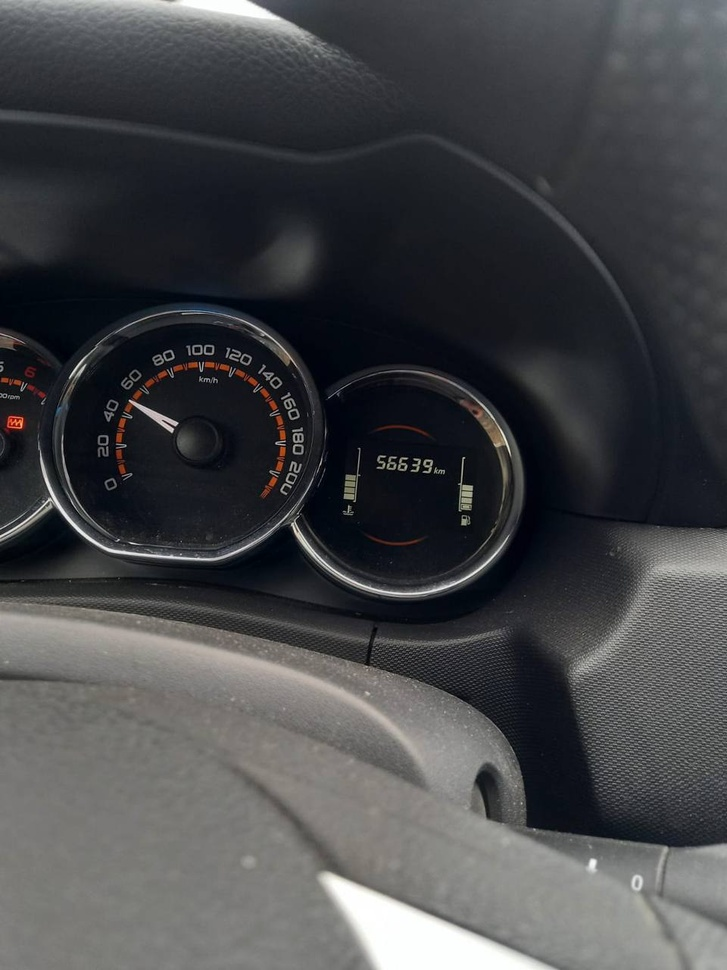
#> input picture IMAGE 2025-09-23 16:59:39.jpg, 727 x 970 px, shrunk from 960 x 1280 before the run
$ python -i extract_panel.py   (imports and definitions only)
#> lines starting #> are read from the running program, lines starting #| are printed output that depends on the picture; after the words box and inside, x2 and y2 are one past the last pixel; in counts of white or black regions, pixels touching at a corner belong together
#> further down, picture is the input picture: shape (970, 727, 3); mean B, G, R 72.9, 70.4, 69.4
from dataclasses import dataclass
import os
import io
import numpy as np
import cv2
import pytesseract
from PIL import Image


@dataclass
class PanelReading:
    odometer_km: int | None
    fuel_bars: int | None
    confidence: float


# [8 lines left out: function _get_env_tuple, not called in this run]


def _prep_gray(image: np.ndarray) -> np.ndarray:
    if image.ndim == 3:
        gray = cv2.cvtColor(image, cv2.COLOR_BGR2GRAY)
    else:
        gray = image
    return gray


def _ocr_digits(img: np.ndarray) -> tuple[int | None, float]:
    gray = _prep_gray(img)
    clahe = cv2.createCLAHE(clipLimit=2.0, tileGridSize=(8, 8))
    gray = clahe.apply(gray)
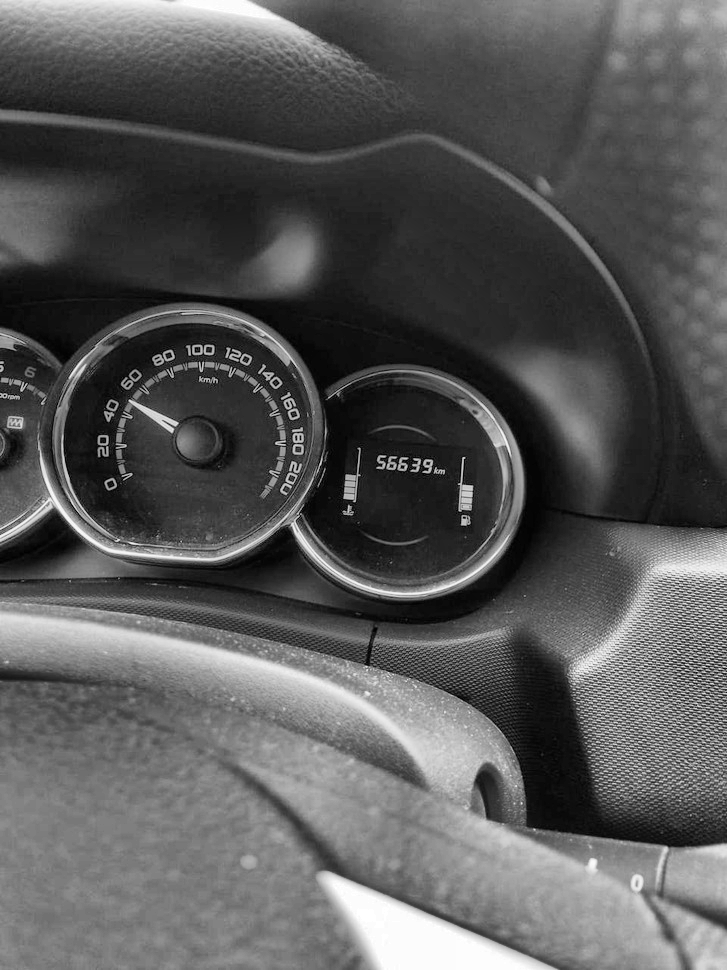
#> gray: shape (970, 727); min 0, max 255, mean 88.8
    _, th = cv2.threshold(gray, 0, 255, cv2.THRESH_BINARY + cv2.THRESH_OTSU)
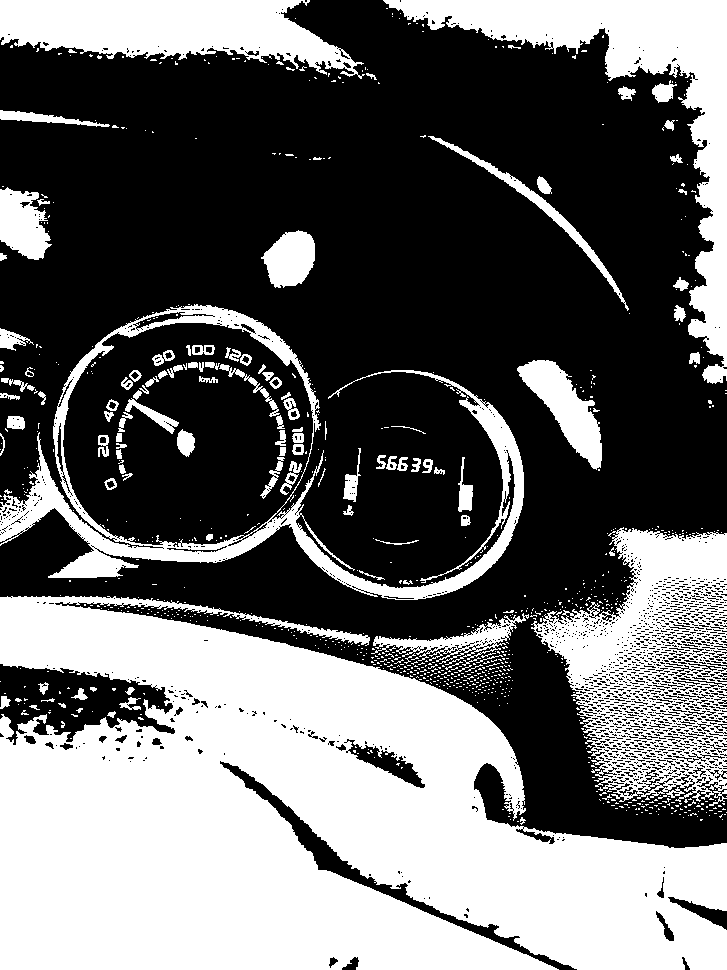
#> th: shape (970, 727); 41.7% white; 924 white regions (811 under 20 px), largest, box (x1, y1, x2, y2) and area: (0, 596, 727, 970) 180087, (531, 527, 727, 806) 27580, (383, 0, 727, 384) 24642

    config = f"--psm {os.getenv('OCR_PSM','7')} -c tessedit_char_whitelist=0123456789"
    lang = os.getenv('OCR_LANG', 'eng')
    if os.getenv('TESSERACT_CMD'):
        pytesseract.pytesseract.tesseract_cmd = os.getenv('TESSERACT_CMD')

    pil_img = Image.fromarray(th)
#> (the run stopped early here; a loop or call above may not have finished)

$ run again, on IMAGE 2025-09-23 17:02:14.jpg
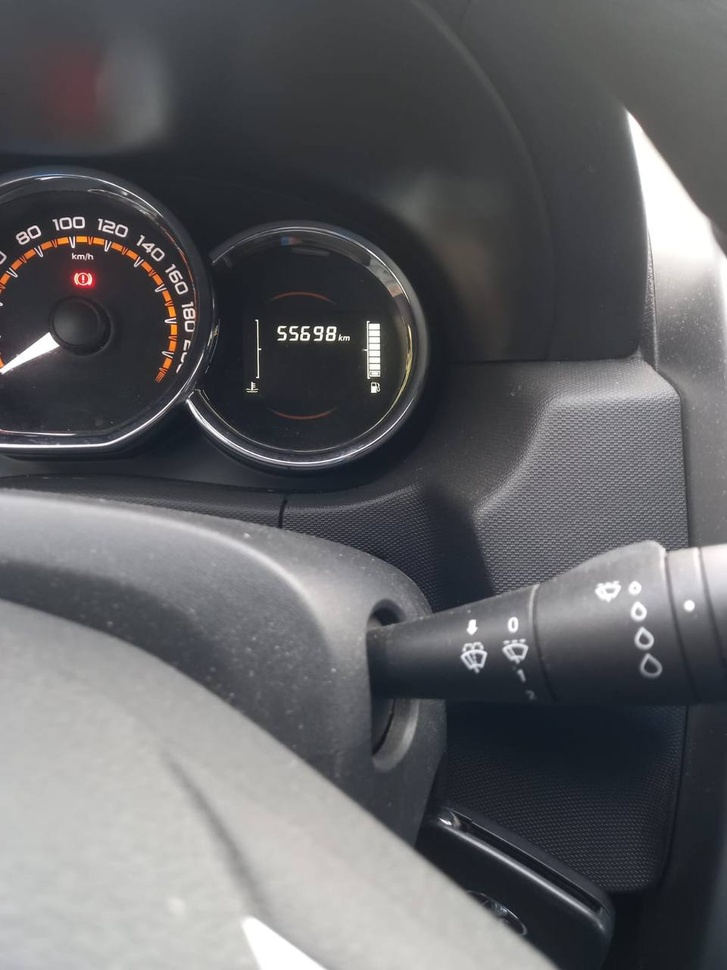
#> input picture IMAGE 2025-09-23 17:02:14.jpg, 727 x 970 px, shrunk from 960 x 1280 before the run
#> picture is the input picture: shape (970, 727, 3); mean B, G, R 100.3, 97.4, 97
#> in _ocr_digits, `gray = clahe.apply(gray)`:
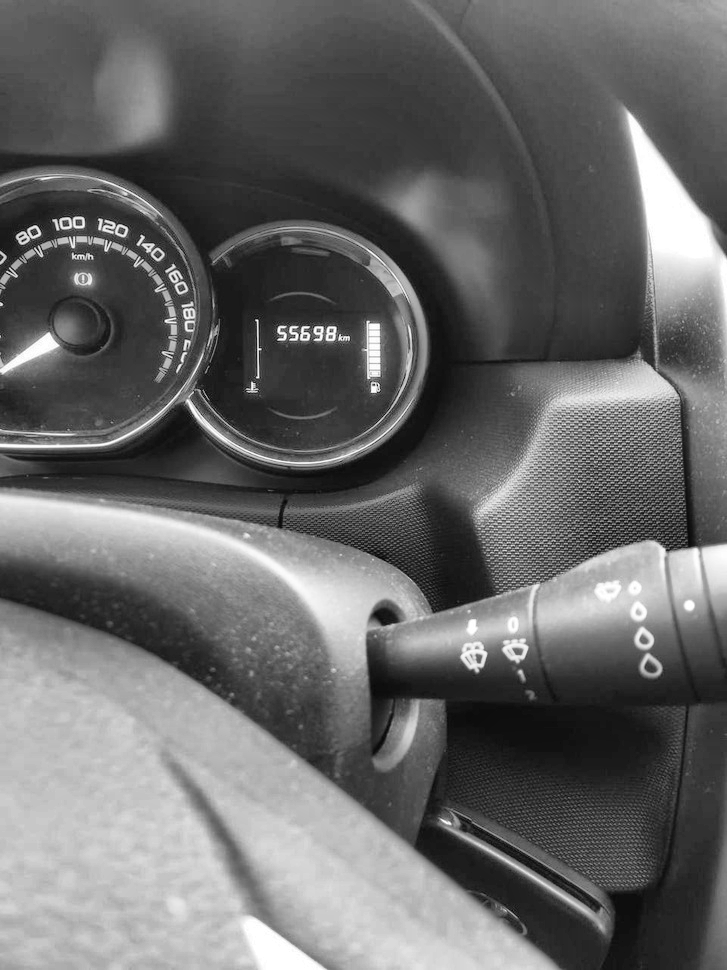
#> gray: shape (970, 727); min 6, max 255, mean 104.5
#> in _ocr_digits, `_, th = cv2.threshold(gray, 0, 255, cv2.THRESH_BINARY + cv2.THRESH_OTSU)`:
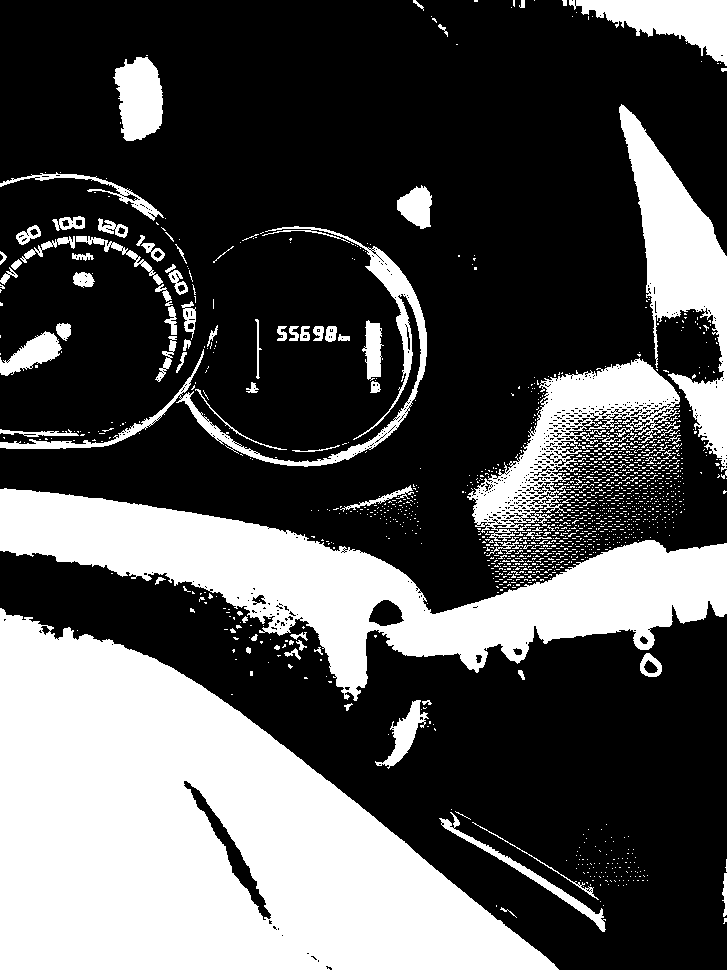
#> th: shape (970, 727); 32.9% white; 1513 white regions (1418 under 20 px), largest, box (x1, y1, x2, y2) and area: (0, 608, 559, 970) 116439, (0, 488, 727, 701) 54705, (619, 104, 727, 472) 14686
